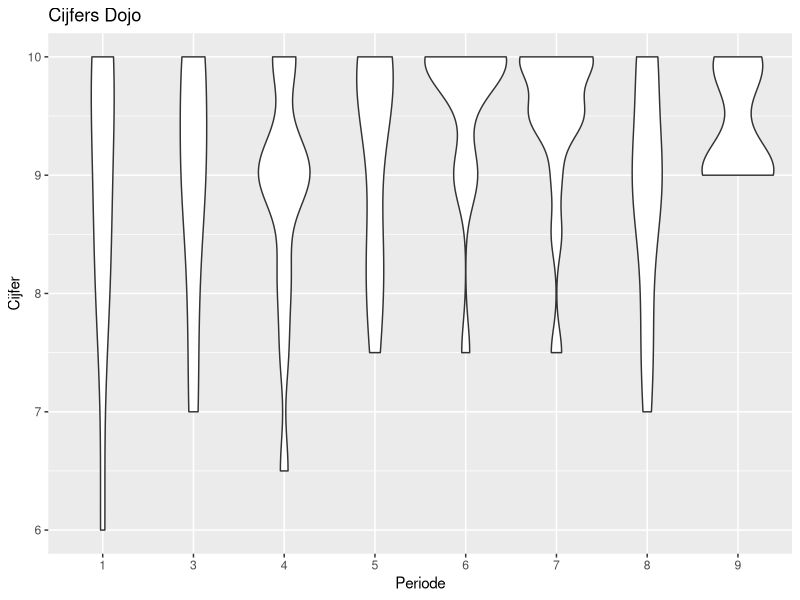
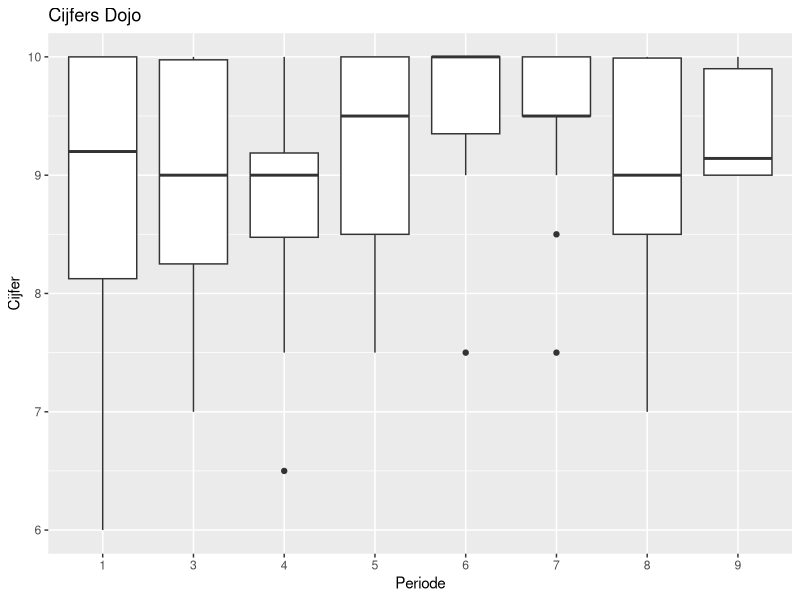
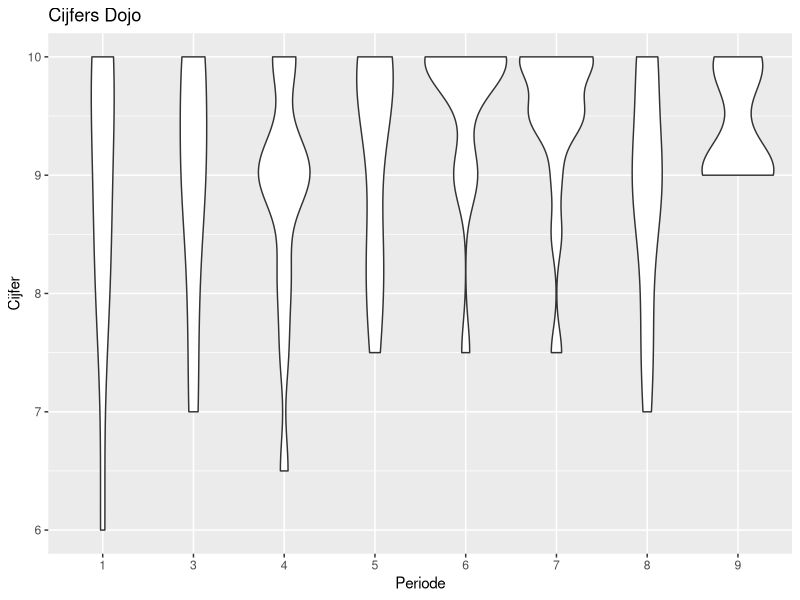
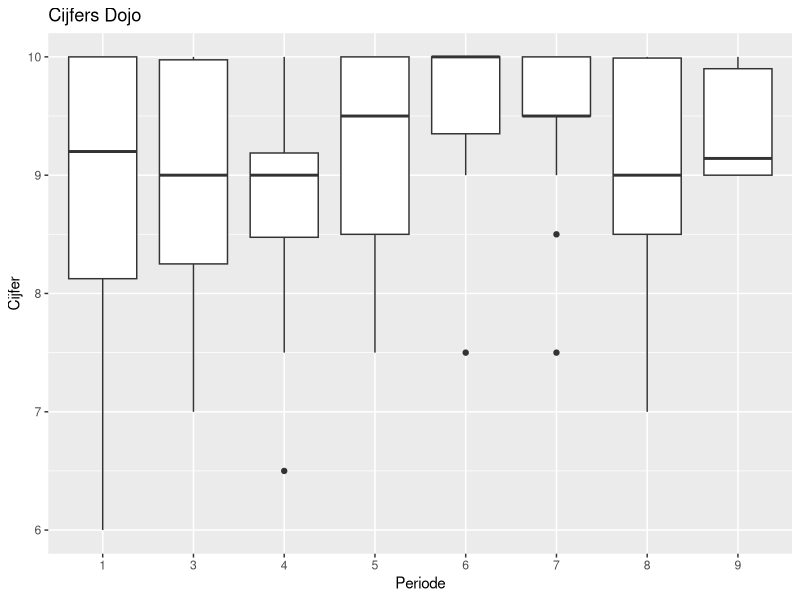
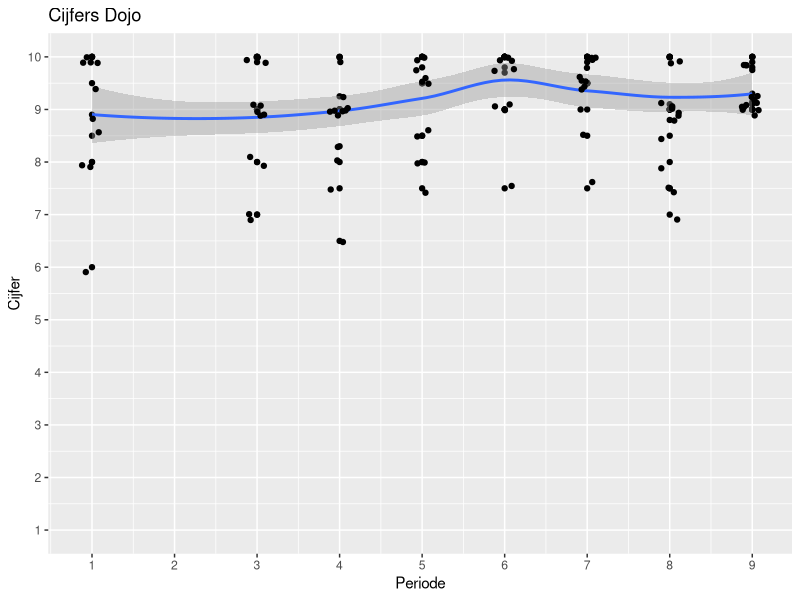

Write the R code that produced these figures, in order. (Note: this script raises an error after producing the figures.)
library(ggplot2)
grades <- read.csv("Evaluaties.csv")
grades$Periode <- as.factor(grades$Periode)
g <- ggplot(grades, aes(x = Periode, y = Cijfer)) +
  ggtitle("Cijfers Dojo")

g + geom_violin(); ggsave("Evaluaties_viool.png")
g + geom_boxplot(); ggsave("Evaluaties_box.png")

grades <- read.csv("Evaluaties.csv")
grades
grades$Periode <- as.numeric(grades$Periode)
grades$Cijfer <- as.numeric(grades$Cijfer)
grades$Cijfer

g <- ggplot(grades, aes(x = Periode, y = Cijfer)) +
  geom_point() +
  geom_smooth() +
  geom_jitter(width = 0.125, height = 0.125) +
  ggplot2::scale_x_continuous(breaks = seq(1, 10)) +
  ggplot2::scale_y_continuous(breaks = seq(1, 10), limits = c(1, 10)) +
  ggtitle("Cijfers Dojo")

g + ggsave("Evaluaties_scatter.png")
